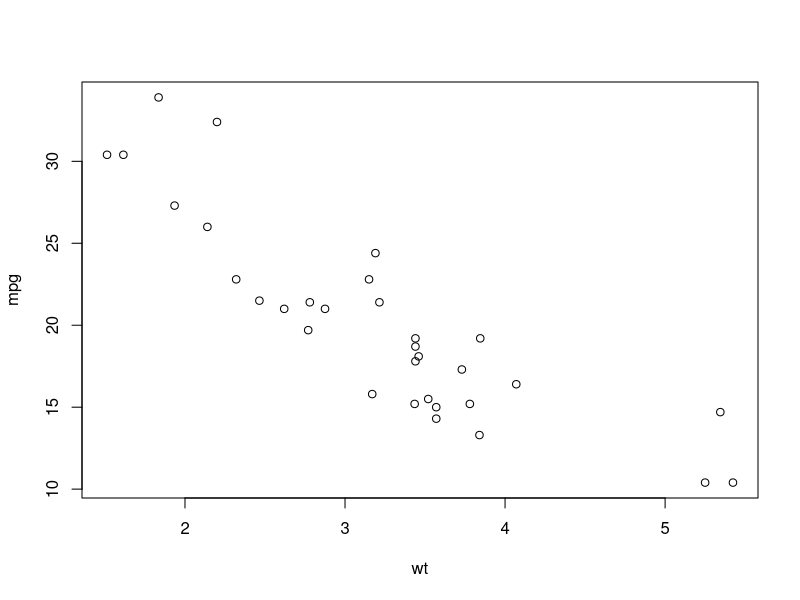

Generate this figure with R:
## ---- chunk 1
# Example of an R code chunk
summary(cars)
## ---- chunk 2
# Example of an R code chunk
plot(mpg ~ wt, data = mtcars)
